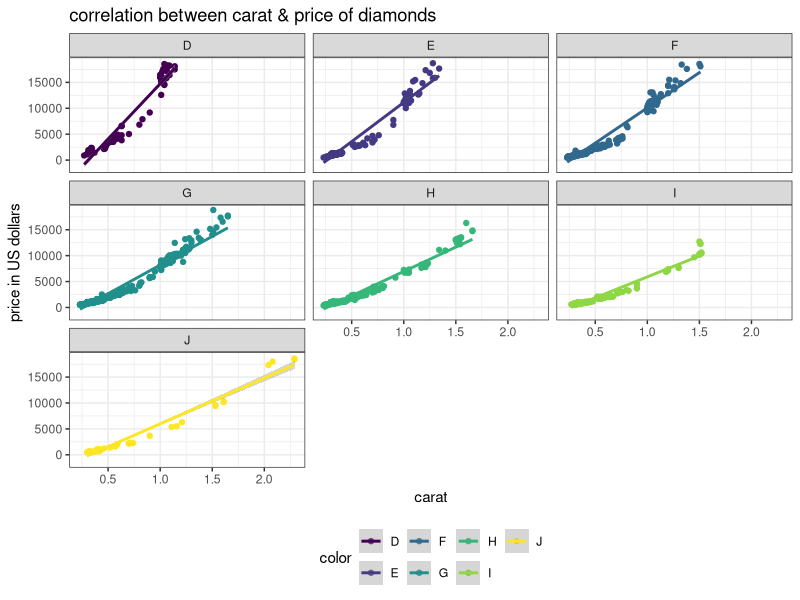
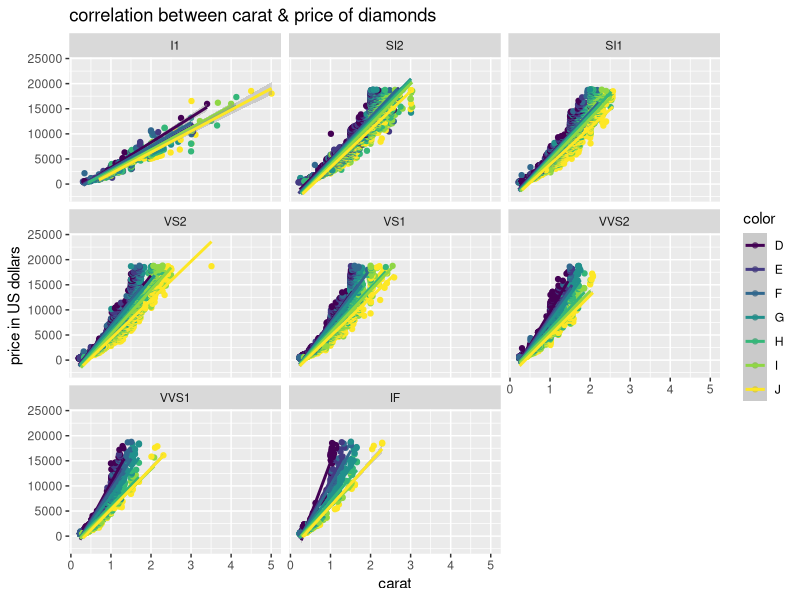

Here is the R script that generated these plots, in order:
library(tidyverse)
attach(diamonds)

df <- diamonds

df2 <- 
  df %>% select(price) %>%
  filter(price>5000)

# to plot something
# select data
# specify aesthetics
# specify plotting method
# make it pretty

df %>% filter(clarity == "IF") %>%
  ggplot(aes(x = carat, y = price, color = color)) +
  geom_point() +
  facet_wrap(~color) + #
  geom_smooth(method = "lm") +
  labs(title = "correlation between carat & price of diamonds",
       x = "carat",
       y = "price in US dollars") +
  theme_bw() + 
  theme(legend.position = "bottom")

df %>% 
  ggplot(aes(x = carat, y = price, color = color)) +
  geom_point() +
  geom_smooth(method = "lm") +
  facet_wrap(~clarity) +
  labs(title = "correlation between carat & price of diamonds",
       x = "carat",
       y = "price in US dollars")
  # theme_bw() + 
  # theme(legend.position = "bottom")